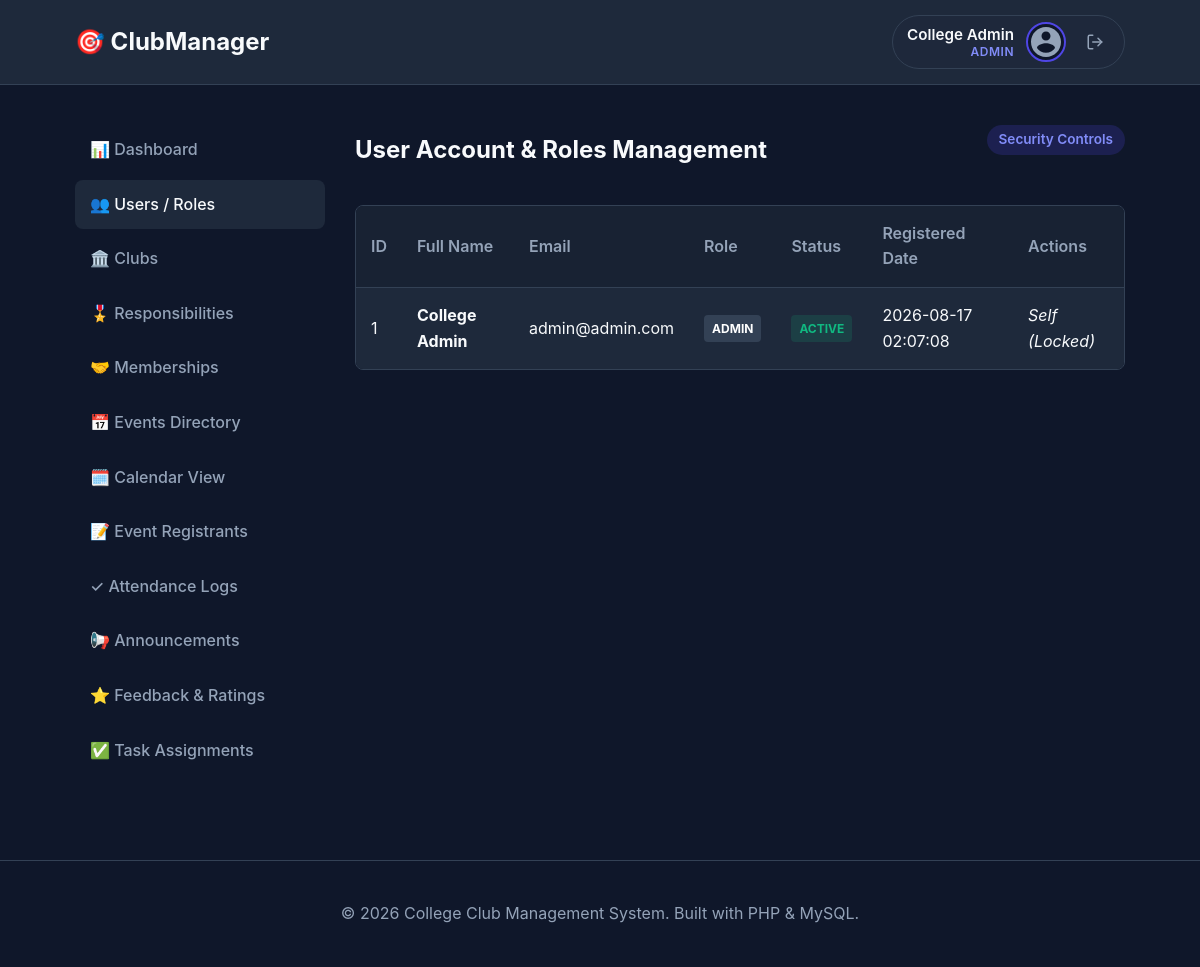
The page /admin/users.php (signed in) on the database its author committed.
### tables this page shows
CREATE TABLE `users` (
  `id` INT AUTO_INCREMENT PRIMARY KEY,
  `full_name` VARCHAR(100) NOT NULL,
  `email` VARCHAR(100) NOT NULL UNIQUE,
  `password` VARCHAR(255) NOT NULL,
  `role` ENUM('student', 'club_head', 'admin') NOT NULL DEFAULT 'student',
  `status` ENUM('active', 'inactive') NOT NULL DEFAULT 'active',
  `created_at` TIMESTAMP DEFAULT CURRENT_TIMESTAMP,
  `updated_at` TIMESTAMP DEFAULT CURRENT_TIMESTAMP ON UPDATE CURRENT_TIMESTAMP
);

### includes/functions.php (called while the page is built, shortened)
<?php
function escape($value) {
    return htmlspecialchars($value ?? '', ENT_QUOTES, 'UTF-8');
}
?>

### admin/users.php (the view, shortened to what this page needs)
<?php
require_once '../config/database.php';
require_once '../includes/functions.php';
try {
    $users = $pdo->query("SELECT * FROM users ORDER BY created_at DESC")->fetchAll();
} catch (PDOException $e) {
    die("Query Error: " . htmlspecialchars($e->getMessage()));
}
?>
<?php require_once '../includes/header.php'; ?>
<?php require_once '../includes/navbar.php'; ?>
<div class="container dashboard-container">
    <aside class="sidebar">
        <ul class="sidebar-menu">
            <li><a href="dashboard.php">📊 Dashboard</a></li>
            <li><a href="users.php" class="active">👥 Users / Roles</a></li>
            <li><a href="clubs.php">🏛️ Clubs</a></li>
            <li><a href="responsibilities.php">🎖️ Responsibilities</a></li>
            <li><a href="memberships.php">🤝 Memberships</a></li>
            <li><a href="events.php">📅 Events Directory</a></li>
            <li><a href="calendar.php">🗓️ Calendar View</a></li>
            <li><a href="registrations.php">📝 Event Registrants</a></li>
            <li><a href="attendance.php">✓ Attendance Logs</a></li>
            <li><a href="announcements.php">📢 Announcements</a></li>
            <li><a href="feedback.php">⭐ Feedback & Ratings</a></li>
            <li><a href="tasks.php">✅ Task Assignments</a></li>
        </ul>
    </aside>
    <main class="main-content">
        <div class="flex-header">
            <h2>User Account & Roles Management</h2>
            <span class="badge">Security Controls</span>
        </div>
        <div class="table-responsive">
            <table>
                <thead>
                    <tr>
                        <th>ID</th>
                        <th>Full Name</th>
                        <th>Email</th>
                        <th>Role</th>
                        <th>Status</th>
                        <th>Registered Date</th>
                        <th>Actions</th>
                    </tr>
                </thead>
                <tbody>
                    <?php foreach ($users as $u): ?>
                        <tr>
                            <td><?php echo escape($u['id']); ?></td>
                            <td><strong><?php echo escape($u['full_name']); ?></strong></td>
                            <td><?php echo escape($u['email']); ?></td>
                            <td>
                                <span class="status-badge" style="background-color: #334155; color: white;">
                                    <?php echo strtoupper(escape($u['role'])); ?>
                                </span>
                            </td>
                            <td>
                                <span class="status-badge <?php echo $u['status'] === 'active' ? 'status-active' : 'status-inactive'; ?>">
                                    <?php echo strtoupper(escape($u['status'])); ?>
                                </span>
                            </td>
                            <td><?php echo escape($u['created_at']); ?></td>
                            <td>
                                <?php if (intval($u['id']) !== intval($_SESSION['user_id'])): ?>
                                    <div style="display: flex; gap: 10px;">
                                        <form action="users.php" method="POST" style="display: inline-flex; align-items: center; gap: 5px;">
                                            <?php csrfInput(); ?>
                                            <input type="hidden" name="action" value="change_role">
                                            <input type="hidden" name="user_id" value="<?php echo $u['id']; ?>">
                                            <select name="role" class="form-control" style="width: auto; padding: 4px 8px; font-size: 0.85rem;" onchange="this.form.submit()">
                                                <option value="student" <?php echo $u['role'] === 'student' ? 'selected' : ''; ?>>student</option>
                                                <option value="club_head" <?php echo $u['role'] === 'club_head' ? 'selected' : ''; ?>>club_head</option>
                                                <option value="admin" <?php echo $u['role'] === 'admin' ? 'selected' : ''; ?>>admin</option>
                                            </select>
                                        </form>
                                        <form action="users.php" method="POST" style="display: inline;">
                                            <?php csrfInput(); ?>
                                            <input type="hidden" name="action" value="toggle_status">
                                            <input type="hidden" name="user_id" value="<?php echo $u['id']; ?>">
                                            <input type="hidden" name="status" value="<?php echo $u['status'] === 'active' ? 'inactive' : 'active'; ?>">
                                            <button type="submit" class="btn btn-outline btn-sm">
                                                Toggle Status
                                            </button>
                                        </form>
                                    </div>
                                <?php else: ?>
                                    <span class="text-muted" style="font-style: italic;">Self (Locked)</span>
                                <?php endif; ?>
                            </td>
                        </tr>
                    <?php endforeach; ?>
                </tbody>
            </table>
        </div>
    </main>
</div>
<?php require_once '../includes/footer.php'; ?>

### assets/css/style.css (style rules this page uses)
:root { --primary-color: #4f46e5; --primary-hover: #4338ca; --bg-dark: #0f172a; --bg-card: #1e293b; --text-main: #f8fafc; --text-muted: #94a3b8; --border-color: #334155; --success: #10b981; --danger: #ef4444; --warning: #f59e0b; --info: #06b6d4; --radius: 8px; --transition: all 0.3s ease; }
* { margin: 0; padding: 0; box-sizing: border-box; }
body { font-family: -apple-system, BlinkMacSystemFont, "Segoe UI", Roboto, Oxygen, Ubuntu, Cantarell, "Open Sans", sans-serif; background-color: var(--bg-dark); color: var(--text-main); line-height: 1.6; }
.container { width: 90%; max-width: 1200px; margin: 0 auto; padding: 0 15px; }
.badge { display: inline-block; background-color: rgba(79, 70, 229, 0.2); color: #818cf8; padding: 4px 12px; border-radius: 50px; font-size: 0.85rem; font-weight: 600; margin-bottom: 20px; }
.dashboard-container { display: flex; gap: 30px; margin-top: 40px; min-height: 70vh; }
.sidebar { width: 250px; flex-shrink: 0; }
.sidebar-menu { list-style: none; }
.sidebar-menu li { margin-bottom: 5px; }
.sidebar-menu a { display: block; padding: 12px 15px; border-radius: var(--radius); color: var(--text-muted); text-decoration: none; font-weight: 500; transition: var(--transition); }
.sidebar-menu a:hover, .sidebar-menu a.active { background-color: var(--bg-card); color: var(--text-main); }
.main-content { flex-grow: 1; }
.table-responsive { overflow-x: auto; margin-top: 20px; border: 1px solid var(--border-color); border-radius: var(--radius); }
table { width: 100%; border-collapse: collapse; background-color: var(--bg-card); text-align: left; }
th, td { padding: 15px; border-bottom: 1px solid var(--border-color); }
th { font-weight: 600; color: var(--text-muted); background-color: rgba(15, 23, 42, 0.4); }
tr:last-child td { border-bottom: none; }
.status-badge { display: inline-block; padding: 4px 8px; border-radius: 4px; font-size: 0.75rem; font-weight: 700; text-transform: uppercase; }
.status-active { background-color: rgba(16, 185, 129, 0.15); color: var(--success); }
.flex-header { display: flex; justify-content: space-between; align-items: center; margin-bottom: 30px; }

### rows shown on the page
users: id "1", full_name "College Admin", email "admin@admin.com", role "ADMIN", status "ACTIVE", created_at "2026-08-17 02:07:08", shows "Self (Locked)"

### other values the page prints
$fullName "College Admin"
$roleLabel "ADMIN"
